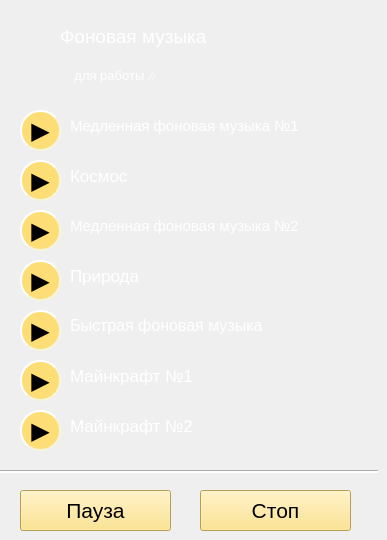
   <widget class="QWidget" name="tab_4">
    <attribute name="title">
     <string>Музыка</string>
    </attribute>
    <widget class="QPushButton" name="music1">
     <property name="geometry">
      <rect>
       <x>20</x>
       <y>110</y>
       <width>41</width>
       <height>41</height>
      </rect>
     </property>
     <property name="font">
      <font>
       <pointsize>18</pointsize>
      </font>
     </property>
     <property name="styleSheet">
      <string notr="true">background-color: #fcdd76;
border-style: outset;
border-width: 2px;
border-radius: 20px;
border-color: #F5F5DC;
padding: 4px;</string>
     </property>
     <property name="text">
      <string>▶️</string>
     </property>
    </widget>
    <widget class="QLabel" name="label_5">
     <property name="geometry">
      <rect>
       <x>70</x>
       <y>110</y>
       <width>291</width>
       <height>31</height>
      </rect>
     </property>
     <property name="font">
      <font>
       <pointsize>11</pointsize>
      </font>
     </property>
     <property name="styleSheet">
      <string notr="true">color:white;</string>
     </property>
     <property name="text">
      <string>Медленная фоновая музыка №1</string>
     </property>
    </widget>
    <widget class="QPushButton" name="pause">
     <property name="enabled">
      <bool>true</bool>
     </property>
     <property name="geometry">
      <rect>
       <x>20</x>
       <y>490</y>
       <width>151</width>
       <height>41</height>
      </rect>
     </property>
     <property name="font">
      <font>
       <pointsize>16</pointsize>
       <weight>50</weight>
       <bold>false</bold>
      </font>
     </property>
     <property name="styleSheet">
      <string notr="true">background-color: #fcdd76;
</string>
     </property>
     <property name="text">
      <string>Пауза</string>
     </property>
    </widget>
    <widget class="QPushButton" name="music2">
     <property name="geometry">
      <rect>
       <x>20</x>
       <y>160</y>
       <width>41</width>
       <height>41</height>
      </rect>
     </property>
     <property name="font">
      <font>
       <pointsize>18</pointsize>
      </font>
     </property>
     <property name="styleSheet">
      <string notr="true">background-color: #fcdd76;
border-style: outset;
border-width: 2px;
border-radius: 20px;
border-color: #F5F5DC;
padding: 4px;</string>
     </property>
     <property name="text">
      <string>▶️</string>
     </property>
    </widget>
    <widget class="QPushButton" name="music3">
     <property name="geometry">
      <rect>
       <x>20</x>
       <y>210</y>
       <width>41</width>
       <height>41</height>
      </rect>
     </property>
     <property name="font">
      <font>
       <pointsize>18</pointsize>
      </font>
     </property>
     <property name="styleSheet">
      <string notr="true">background-color: #fcdd76;
border-style: outset;
border-width: 2px;
border-radius: 20px;
border-color: #F5F5DC;
padding: 4px;</string>
     </property>
     <property name="text">
      <string>▶️</string>
     </property>
    </widget>
    <widget class="QPushButton" name="music4">
     <property name="geometry">
      <rect>
       <x>20</x>
       <y>260</y>
       <width>41</width>
       <height>41</height>
      </rect>
     </property>
     <property name="font">
      <font>
       <pointsize>18</pointsize>
      </font>
     </property>
     <property name="styleSheet">
      <string notr="true">background-color: #fcdd76;
border-style: outset;
border-width: 2px;
border-radius: 20px;
border-color: #F5F5DC;
padding: 4px;</string>
     </property>
     <property name="text">
      <string>▶️</string>
     </property>
    </widget>
    <widget class="QPushButton" name="music5">
     <property name="geometry">
      <rect>
       <x>20</x>
       <y>310</y>
       <width>41</width>
       <height>41</height>
      </rect>
     </property>
     <property name="font">
      <font>
       <pointsize>18</pointsize>
      </font>
     </property>
     <property name="styleSheet">
      <string notr="true">background-color: #fcdd76;
border-style: outset;
border-width: 2px;
border-radius: 20px;
border-color: #F5F5DC;
padding: 4px;</string>
     </property>
     <property name="text">
      <string>▶️</string>
     </property>
    </widget>
    <widget class="QPushButton" name="music6">
     <property name="geometry">
      <rect>
       <x>20</x>
       <y>360</y>
       <width>41</width>
       <height>41</height>
      </rect>
     </property>
     <property name="font">
      <font>
       <pointsize>18</pointsize>
      </font>
     </property>
     <property name="styleSheet">
      <string notr="true">background-color: #fcdd76;
border-style: outset;
border-width: 2px;
border-radius: 20px;
border-color: #F5F5DC;
padding: 4px;</string>
     </property>
     <property name="text">
      <string>▶️</string>
     </property>
    </widget>
    <widget class="QPushButton" name="music7">
     <property name="geometry">
      <rect>
       <x>20</x>
       <y>410</y>
       <width>41</width>
       <height>41</height>
      </rect>
     </property>
     <property name="font">
      <font>
       <pointsize>18</pointsize>
      </font>
     </property>
     <property name="styleSheet">
      <string notr="true">background-color: #fcdd76;
border-style: outset;
border-width: 2px;
border-radius: 20px;
border-color: #F5F5DC;
padding: 4px;</string>
     </property>
     <property name="text">
      <string>▶️</string>
     </property>
    </widget>
    <widget class="Line" name="line_25">
     <property name="geometry">
      <rect>
       <x>0</x>
       <y>470</y>
       <width>118</width>
       <height>3</height>
      </rect>
     </property>
     <property name="styleSheet">
      <string notr="true">background-color: white;</string>
     </property>
     <property name="orientation">
      <enum>Qt::Horizontal</enum>
     </property>
    </widget>
    <widget class="Line" name="line_26">
     <property name="geometry">
      <rect>
       <x>110</x>
       <y>470</y>
       <width>118</width>
       <height>3</height>
      </rect>
     </property>
     <property name="styleSheet">
      <string notr="true">background-color: white;</string>
     </property>
     <property name="orientation">
      <enum>Qt::Horizontal</enum>
     </property>
    </widget>
    <widget class="Line" name="line_27">
     <property name="geometry">
      <rect>
       <x>260</x>
       <y>470</y>
       <width>118</width>
       <height>3</height>
      </rect>
     </property>
     <property name="styleSheet">
      <string notr="true">background-color: white;</string>
     </property>
     <property name="orientation">
      <enum>Qt::Horizontal</enum>
     </property>
    </widget>
    <widget class="Line" name="line_28">
     <property name="geometry">
      <rect>
       <x>210</x>
       <y>470</y>
       <width>118</width>
       <height>3</height>
      </rect>
     </property>
     <property name="styleSheet">
      <string notr="true">background-color: white;</string>
     </property>
     <property name="orientation">
      <enum>Qt::Horizontal</enum>
     </property>
    </widget>
    <widget class="QLabel" name="label_7">
     <property name="geometry">
      <rect>
       <x>70</x>
       <y>160</y>
       <width>241</width>
       <height>31</height>
      </rect>
     </property>
     <property name="font">
      <font>
       <pointsize>13</pointsize>
      </font>
     </property>
     <property name="styleSheet">
      <string notr="true">color:white;</string>
     </property>
     <property name="text">
      <string>Космос</string>
     </property>
    </widget>
    <widget class="QPushButton" name="stop">
     <property name="enabled">
      <bool>true</bool>
     </property>
     <property name="geometry">
      <rect>
       <x>200</x>
       <y>490</y>
       <width>151</width>
       <height>41</height>
      </rect>
     </property>
     <property name="font">
      <font>
       <pointsize>16</pointsize>
       <weight>50</weight>
       <bold>false</bold>
      </font>
     </property>
     <property name="styleSheet">
      <string notr="true">background-color: #fcdd76;
</string>
     </property>
     <property name="text">
      <string>Стоп</string>
     </property>
    </widget>
    <widget class="QLabel" name="label_8">
     <property name="geometry">
      <rect>
       <x>70</x>
       <y>210</y>
       <width>281</width>
       <height>31</height>
      </rect>
     </property>
     <property name="font">
      <font>
       <pointsize>11</pointsize>
      </font>
     </property>
     <property name="styleSheet">
      <string notr="true">color:white;</string>
     </property>
     <property name="text">
      <string>Медленная фоновая музыка №2</string>
     </property>
    </widget>
    <widget class="QLabel" name="label_9">
     <property name="geometry">
      <rect>
       <x>70</x>
       <y>260</y>
       <width>241</width>
       <height>31</height>
      </rect>
     </property>
     <property name="font">
      <font>
       <pointsize>13</pointsize>
      </font>
     </property>
     <property name="styleSheet">
      <string notr="true">color:white;</string>
     </property>
     <property name="text">
      <string>Природа</string>
     </property>
    </widget>
    <widget class="QLabel" name="label_10">
     <property name="geometry">
      <rect>
       <x>70</x>
       <y>310</y>
       <width>241</width>
       <height>31</height>
      </rect>
     </property>
     <property name="font">
      <font>
       <pointsize>12</pointsize>
      </font>
     </property>
     <property name="styleSheet">
      <string notr="true">color:white;</string>
     </property>
     <property name="text">
      <string>Быстрая фоновая музыка</string>
     </property>
    </widget>
    <widget class="QLabel" name="label_11">
     <property name="geometry">
      <rect>
       <x>70</x>
       <y>360</y>
       <width>241</width>
       <height>31</height>
      </rect>
     </property>
     <property name="font">
      <font>
       <pointsize>13</pointsize>
      </font>
     </property>
     <property name="styleSheet">
      <string notr="true">color:white;</string>
     </property>
     <property name="text">
      <string>Майнкрафт №1</string>
     </property>
    </widget>
    <widget class="QLabel" name="label_12">
     <property name="geometry">
      <rect>
       <x>70</x>
       <y>410</y>
       <width>241</width>
       <height>31</height>
      </rect>
     </property>
     <property name="font">
      <font>
       <pointsize>13</pointsize>
      </font>
     </property>
     <property name="styleSheet">
      <string notr="true">color:white;</string>
     </property>
     <property name="text">
      <string>Майнкрафт №2</string>
     </property>
    </widget>
    <widget class="QWidget" name="verticalLayoutWidget">
     <property name="geometry">
      <rect>
       <x>60</x>
       <y>20</y>
       <width>241</width>
       <height>71</height>
      </rect>
     </property>
     <layout class="QVBoxLayout" name="verticalLayout">
      <item>
       <widget class="QLabel" name="label_4">
        <property name="font">
         <font>
          <pointsize>14</pointsize>
         </font>
        </property>
        <property name="styleSheet">
         <string notr="true">color:white;</string>
        </property>
        <property name="text">
         <string>Фоновая музыка</string>
        </property>
       </widget>
      </item>
      <item>
       <widget class="QLabel" name="label_6">
        <property name="font">
         <font>
          <pointsize>10</pointsize>
         </font>
        </property>
        <property name="styleSheet">
         <string notr="true">color:white;</string>
        </property>
        <property name="text">
         <string>    для работы 🎶</string>
        </property>
       </widget>
      </item>
     </layout>
    </widget>
   </widget>
